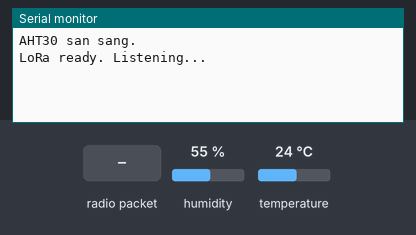
Recording of a sketch running on a simulated Arduino Uno, built with avr-gcc and run on an emulated ATmega328P. On the bench: the last lines printed to the serial monitor. Inputs (shaded band) come from the test bench; at power-on: humidity 55 %, temperature 24 °C. No radio packets arrive unless stated.

Above: at 1.4 s.
1.5 s: radio packet "NODE-1" arrives
At 2.5 s:
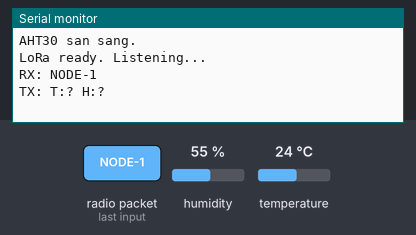
3.1 s: radio packet "1" arrives
At 4.4 s:
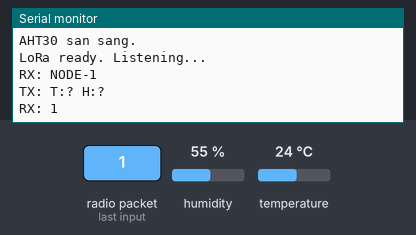

The sketch:

NODE_B.ino
```cpp
#include <Arduino.h>
#include <SPI.h>
#include <LoRa.h>
#include <Wire.h>
#include <Adafruit_AHTX0.h>

#define LORA_SS    15
#define LORA_RST   2
#define LORA_DIO0  6

Adafruit_AHTX0 aht;

void setup() {
  Serial.begin(9600);
  delay(200);

  // I2C & AHT30
  Wire.begin();                  // nếu dùng SDA/SCL khác, đổi: Wire.begin(SDA, SCL);
  if (!aht.begin(&Wire)) {
    Serial.println("Khong tim thay AHT30! Kiem tra day/I2C.");
    // vẫn chạy để debug LoRa, nhưng sẽ không gửi được số đo
  } else {
    Serial.println("AHT30 san sang.");
  }

  // LoRa
  LoRa.setPins(LORA_SS, LORA_RST, LORA_DIO0);
  if (!LoRa.begin(433E6)) {
    Serial.println("LoRa init FAIL!");
    while (1) { delay(500); }
  }
  Serial.println("LoRa ready. Listening...");
}

void loop() {
  int packetSize = LoRa.parsePacket();
  if (packetSize > 0) {
    String msg;
    while (LoRa.available()) {
      char c = (char)LoRa.read();
      if (isPrintable(c)) msg += c;
    }
    msg.trim();
    Serial.print("RX: "); Serial.println(msg);

    if (msg == "NODE-1") {
      sensors_event_t hum, temp;
      if (aht.getEvent(&hum, &temp)) {
        float t = temp.temperature;
        float h = hum.relative_humidity;

        char out[48];
        snprintf(out, sizeof(out), "T:%.2f H:%.2f", t, h);

        LoRa.beginPacket();
        LoRa.print(out);
        LoRa.endPacket();

        Serial.print("TX: "); Serial.println(out);
      } else {
        Serial.println("Doc AHT30 that bai.");
      }
    }
  }

  delay(5); // nhe CPU
}
```

Measured:
- after the input at 1.5 s, the serial monitor: prints a new line at once (image 1)
- after the input at 3.1 s, the serial monitor: prints a new line at once (image 2)
